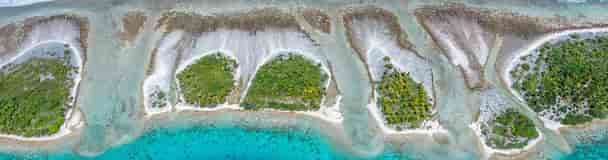
#> input picture processamento de imagens/Processamento de imagens/polinesiaFrancesa.png, 608 x 160 px, found by its file name
$ python Otsu.py
#> lines starting #> are read from the running program, lines starting #| are printed output that depends on the picture; after the words box and inside, x2 and y2 are one past the last pixel; in counts of white or black regions, pixels touching at a corner belong together
from PIL import Image

def convert_to_black_and_white(image_path, threshold):
    # Abrir a imagem em tons de cinza
#> called with threshold = 128
    img = Image.open(image_path).convert('L')
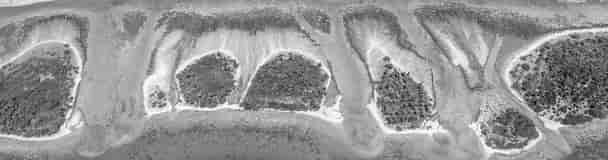
#> img: PIL image 608x160 L; min 5, max 255, mean 149.2

    # Obter os pixels da imagem
    pixels = img.load()

    # Converter pixels para preto e branco usando o limiar
    width, height = img.size
#> width = 608; height = 160
    for y in range(height):
        for x in range(width):
            if pixels[x, y] < threshold:
                pixels[x, y] = 0  # Preto
            else:
                pixels[x, y] = 255  # Branco

    # Salvar a imagem resultante
    output_path = 'output.png'
    img.save(output_path)
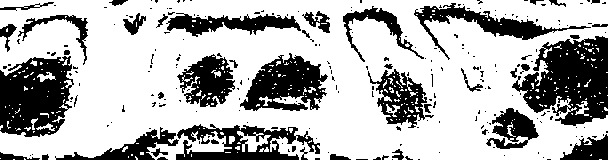
#> saved as output.png: PIL image 608x160 L; 69.7% white; 234 black regions (191 under 20 px), largest, box (x1, y1, x2, y2) and area: (512, 36, 608, 126) 5261, (0, 56, 74, 137) 4335, (240, 53, 328, 111) 2944
    print(f"A imagem em preto e branco foi salva em {output_path}.")

# Exemplo de uso
image_path = '/home/fabio/Documentos/computação gráfica/processamento de imagens/Processamento de imagens/polinesiaFrancesa.png'
threshold = 128  # Limiar para a binarização
convert_to_black_and_white(image_path, threshold)
